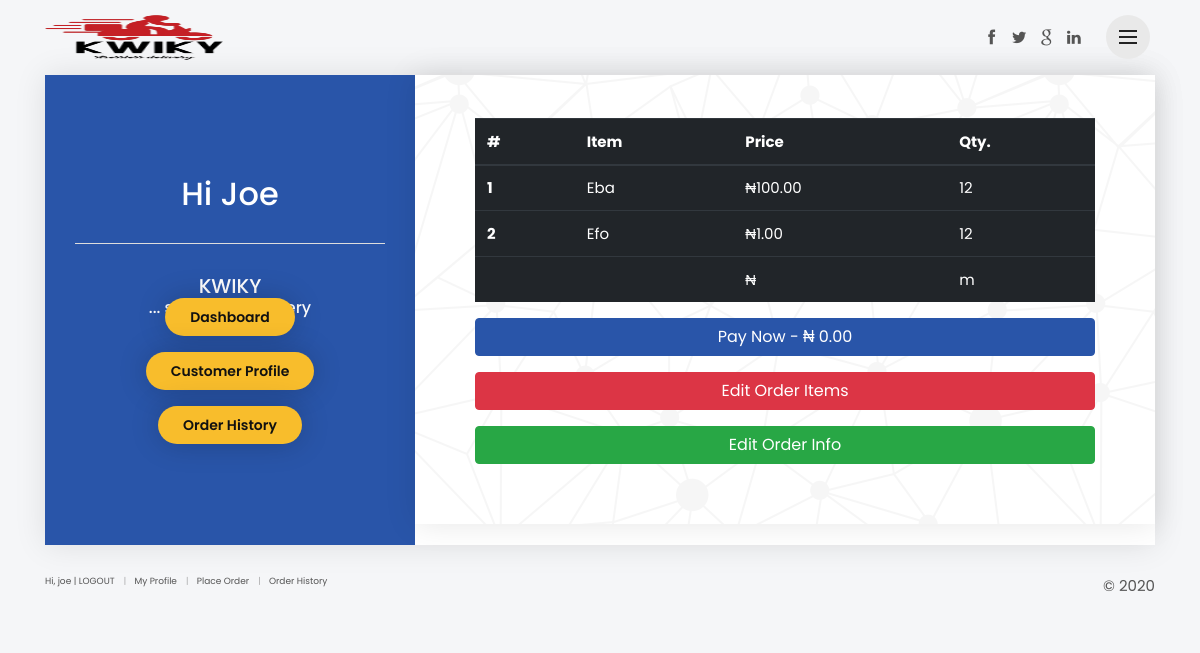
The page /customer/payment/103 (signed in) on the database its author committed.
### app/models.py (models this page shows, shortened)
class User(AbstractUser):
    is_bike = models.BooleanField('bikeman status', default=False)
    is_customer = models.BooleanField('Customer status', default=False)

class ProcessOrder(models.Model):
    user = models.ForeignKey(User, on_delete=models.CASCADE)
    order = models.ForeignKey(Order, related_name='order', on_delete=models.CASCADE)
    quantity = models.PositiveIntegerField("Qty.", default=1, help_text="Quantity of the food Item you want")
    subcategory = models.ForeignKey(SubCategory, on_delete=models.CASCADE, related_name='subcategory')
    created_at = models.DateTimeField(auto_now_add=True)
    updated_at = models.DateTimeField(auto_now=True)

class SubCategory(models.Model):
    category = models.ForeignKey(Category, related_name='subcategory', on_delete=models.CASCADE)
    name = models.CharField("Food Name", max_length=50, help_text="Name of The Food")
    price = models.DecimalField("Food Price", max_digits=5, decimal_places=2)
    quantity = models.PositiveIntegerField("Qty.", help_text="Quantity of the food Item you want")
    created_at = models.DateTimeField(auto_now_add=True)
    updated_at = models.DateTimeField(auto_now=True)
    class Meta:
        verbose_name = 'SubCategory'
        verbose_name_plural = 'SubCategories'

class Order(models.Model):
    user = models.ForeignKey(User, on_delete=models.CASCADE)
    bike = models.ForeignKey(User, related_name='bike', on_delete=models.CASCADE, blank=True, null=True)
    package = models.ForeignKey(PackageType, related_name='package', on_delete=models.CASCADE, blank=True, null=True)
    total_price = models.DecimalField(max_digits=10, decimal_places=2, default=0000.0)
    qty = models.PositiveIntegerField(default=1)
    shipping_address = models.CharField("Delivery Address", max_length=150)
    paid = models.BooleanField(default=False)
    ordernote = models.TextField("Order Notes", null=True)
    shipped = models.BooleanField(default=False)
    complete = models.BooleanField(default=False)
    received = models.BooleanField(default=False)
    refund_requested = models.BooleanField(default=False)
    refund_granted = models.BooleanField(default=False)
    ref_code = models.CharField(max_length=20, blank=True, null=True)
    created_at = models.DateTimeField(auto_now_add=True)
    updated_at = models.DateTimeField(auto_now=True)
    class Meta:
        ordering = ('-created_at',)

### app/views/customer.py (the view)
# urls.py: path('payment/<pk>', customer.PaymentProcess, name='payment'),
@customer_required
def PaymentProcess(request, pk):
    order = get_object_or_404(Order, id=pk, paid=False)
    print(order.total_price)
    templates_name = 'customer/payment.html'
    return render(request, templates_name, {'order': order})

### app/templates/customer/payment.html (shortened to what this page needs)
{% extends 'registrationbase.html' %}
{% load humanize %}
{% load static %}
{% load crispy_forms_tags %}
{% block content %}
{% include 'registrationheader.html' %}
	<div class="container">
    <div id="form_container">
        <div class="row no-gutters">
            <div class="col-lg-4">
                <div id="left_form">
                    <h2 class="mb-0">Hi {{request.user.username|title}}
                        <span class="mb-0">
                        <hr/>KWIKY <p>... stressless delivery</p></span></h2>
                    <div class="myspace">
                        <a href="{% url 'customer:dashboard' %}" class="mb-3 btn_1 rounded yellow purchase" target="_parent">Dashboard</a></br>
                        <a href="{% url 'customer:customer_profile' request.user.profilecustomer.id %}" class="mb-3 btn_1 rounded yellow purchase" target="_parent">Customer Profile</a></br>
                        <a href="{% url 'customer:order_history' request.user.id %}" class="btn_1 rounded yellow purchase mb-2" target="_parent">Order History</a></br>
                    </div>
			    </div>
            </div>
            <div class="col-lg-8">
                <div id="wizard_container">
                    <div id="top-wizard">
                        <div id="progressbar"></div>
                        <span id="location"></span>
                    </div>
 <form>
      <table class="table table-responsive-sm table-dark">
        <thead>
          <tr>
            <th scope="col">#</th>
            <th scope="col">Item</th>
            <th scope="col">Price</th>
            <th scope="col">Qty.</th>
          </tr>
        </thead>
        <tbody>
        {% for o in order.order.all  %}
            <tr>
                <th scope="row">{{ forloop.counter }}</th>
                <td>{{ o.subcategory.name }}</td>
                <td>₦{{ o.subcategory.price }} </td>
                <td>{{ o.quantity}}</td>
            </tr>
        {% endfor %}
        <tr>
            <td colspan="2">{{ order.package.name }}</td>
            <td>₦{{ order.package.price }}</td>
            <td>{{ order.package.duration|stringformat:'d'}} <span>m</span> </td>
        </tr>
        </tbody>
      </table>
        <button type="button" class="btn btn-primary btn-block" onclick="makePayment()">Pay Now - ₦ {{ order.total_price|intcomma }}</button>
        <a href="{% url 'customer:order_edit' order.id %}"><button type="button" class="btn mt-3 btn-danger btn-block">Edit Order Items</button></a>
        <a href="{% url 'customer:info_edit' order.id %}"><button type="button" class="btn mt-3 btn-success btn-block">Edit Order Info</button></a>
</form>
</div>
                </div>
            </div>
        </div>
    </div>
  {% endblock content %}

### templates/registrationbase.html (shortened to what this page needs)
{% load static %}
<!DOCTYPE html>
<html lang="en">
<head>
    <link href="{% static 'registration/css/bootstrap.min.css' %}" rel="stylesheet">
	<link href="{% static 'registration/css/menu.css' %}" rel="stylesheet">
    <link href="{% static 'registration/css/style.css' %}" rel="stylesheet">
	<link href="{% static 'registration/css/vendors.css' %}" rel="stylesheet">
    <link href="{% static 'registration/css/custom.css' %}" rel="stylesheet">
<link rel="stylesheet" href="https://cdn.jsdelivr.net/npm/bootstrap-select@1.13.14/dist/css/bootstrap-select.min.css">
</head>
<body>
{% block content %}
{% endblock content %}
<div class="container">
    <footer id="home" class="clearfix">
        <ul style="font-size: 9px; text-align: center;">
            {% if user.is_authenticated and request.user.is_customer %}
				<li>Hi, {{ request.user }} | <a class="animated_link"  href="{% url 'user_logout' %}">LOGOUT</a></li>
				<li><a href="{% url 'customer:customer_profile' request.user.profilecustomer.id %}" class="animated_link">My Profile</a></li>
				<li><a href="{% url 'customer:category' %}" class="animated_link">Place Order</a></li>
				<li><a href="{% url 'customer:order_history' request.user.id %}" class="animated_link">Order History</a></li>
			{% elif not user.is_authenticated and request.user.is_customer %}
				<li><a class="btn btn-white login"  href="{% url 'userlogin' %}">LOGIN</a></li>
				<li><a href="{% url 'customer:category' %}" class="animated_link">Place an Order</a></li>
			{% elif user.is_authenticated and request.user.is_bike %}
				<li>Hi, {{ request.user }} | <a class="animated_link"  href="{% url 'user_logout' %}">LOGOUT</a></li>
				<li><a href="{% url 'bike:bike_profile' request.user.profilebike.id %}" class="animated_link">My Profile</a></li>
				<li><a href="{% url 'bike:order_delivery' %}" class="animated_link">Orders</a></li>
			{% elif not user.is_authenticated and request.user.is_bike %}
				<li><a class="btn btn-white login"  href="{% url 'userlogin' %}">LOGIN</a></li>
			{% endif %}
        </ul>
		<p style="text-align: center;">©  {% now "Y" %}</p>
    </footer>
</div>
<div class="cd-overlay-nav">
</div>
<div class="cd-overlay-content">
</div>
</body>
</html>

### static/registration/css/menu.css (style rules this page uses)
*, *::after, *::before { -webkit-box-sizing: border-box; -moz-box-sizing: border-box; box-sizing: border-box; }
*::after, *::before { content: ''; }
.cd-overlay-nav, .cd-overlay-content { position: fixed; top: 18px; right: 5%; height: 4px; width: 4px; -webkit-transform: translateX(-20px) translateY(20px); -moz-transform: translateX(-20px) translateY(20px); -ms-transform: translateX(-20px) translateY(20px); -o-transform: translateX(-20px) translateY(20px); transform: translateX(-20px) translateY(20px); }
.cd-overlay-nav { z-index: 2; }
.cd-overlay-content { z-index: 4; }

### static/registration/css/style.css (style rules this page uses)
html * { -webkit-font-smoothing: antialiased; -moz-osx-font-smoothing: grayscale; }
body { background: #f5f6f8; font-size: 15px; font-size: 0.9375rem; line-height: 1.4; font-family: "Poppins", sans-serif; color: #555; }
h1, h2, h3, h4, h5, h6 { color: #222; }
p { margin-bottom: 25px; }
hr { margin: 30px 0 30px 0; border-color: #ddd; }
ul, ol { list-style: none; margin: 0 0 25px 0; padding: 0; }
a { color: #2955a9; text-decoration: none; -moz-transition: all 0.3s ease-in-out; -o-transition: all 0.3s ease-in-out; -webkit-transition: all 0.3s ease-in-out; -ms-transition: all 0.3s ease-in-out; transition: all 0.3s ease-in-out; outline: none; }
a.animated_link { position: relative; text-decoration: none; }
a.animated_link:before { content: ""; position: absolute; width: 100%; height: 1px; bottom: -5px; opacity: 1; left: 0; background-color: #2955a9; visibility: hidden; -webkit-transform: scaleX(0); transform: scaleX(0); -moz-transition: all 0.3s ease; -o-transition: all 0.3s ease; -webkit-transition: all 0.3s ease; -ms-transition: all 0.3s ease; transition: all 0.3s ease; }
a.btn_1, .btn_1 { border: none; color: #fff; background: #2955a9; outline: none; cursor: pointer; display: inline-block; text-decoration: none; padding: 12px 25px; color: #fff; font-weight: 600; text-align: center; line-height: 1; -moz-transition: all 0.3s ease-in-out; -o-transition: all 0.3s ease-in-out; -webkit-transition: all 0.3s ease-in-out; -ms-transition: all 0.3s ease-in-out; transition: all 0.3s ease-in-out; -webkit-border-radius: 3px; -moz-border-radius: 3px; -ms-border-radius: 3px; border-radius: 3px; font-size: 14px; font-size: 0.875rem; }
a.btn_1.rounded, .btn_1.rounded { -webkit-border-radius: 25px !important; -moz-border-radius: 25px !important; -ms-border-radius: 25px !important; border-radius: 25px !important; -webkit-box-shadow: 0px 0px 30px 0px rgba(0, 0, 0, 0.2); -moz-box-shadow: 0px 0px 30px 0px rgba(0, 0, 0, 0.2); box-shadow: 0px 0px 30px 0px rgba(0, 0, 0, 0.2); }
a.btn_1.yellow, .btn_1.yellow { background: #f8bd2c; color: #111; }
#form_container { background-color: #fff; width: 100%; min-height: 460px; -webkit-box-shadow: 0px 0px 30px 0px rgba(0, 0, 0, 0.1); -moz-box-shadow: 0px 0px 30px 0px rgba(0, 0, 0, 0.1); box-shadow: 0px 0px 30px 0px rgba(0, 0, 0, 0.1); }
#left_form { background-color: #2955a9; min-height: 460px; color: #fff; text-align: center; padding: 90px 30px 30px 30px; box-sizing: border-box; position: relative; height: 100%; }
#left_form h2 { font-weight: 500; color: #fff; margin: 10px 0 0 0; padding: 0; font-size: 32px; margin-bottom: 25px; }
#left_form h2 span { font-size: 20px; font-size: 1.25rem; display: block; }
#left_form p { font-size: 16px; margin-bottom: 30px; }
#wizard_container { padding: 60px; -webkit-box-shadow: 0px 0px 30px 0px rgba(0, 0, 0, 0.1); -moz-box-shadow: 0px 0px 30px 0px rgba(0, 0, 0, 0.1); box-shadow: 0px 0px 30px 0px rgba(0, 0, 0, 0.1); background: url(../img/pattern_1.png) repeat; position: relative; }
#top-wizard { margin: -60px -60px 0 -60px; width: 100%; }
.ui-widget-content { background-color: transparent; }
.ui-progressbar { height: 8px; width: 100%; }
#location { font-size: 12px; font-size: 0.75rem; padding: 15px; display: inline-block; }
#progressbar { overflow: hidden; }
footer { padding: 30px 0; }
footer p { margin: 0; padding: 0; float: right; }
footer ul { float: left; margin: 0; padding: 0; }
footer ul li { display: inline-block; margin-right: 15px; }
footer ul li:after { content: "|"; font-weight: 300; position: relative; left: 9px; color: #999; }
footer ul li:last-child { margin-right: 0; }
footer ul li:last-child:after { content: ""; }
footer ul li a { color: #555; }

### templates/registrationbase.html (style rules this page uses)
.btn-primary { color: #fff; background-color: #2955a9; border-color: #2955a9; }
.myspace { margin-top: -50px; }

### rows shown on the page
User: user.username "Joe", user "joe"
ProcessOrder: subcategory.name "Eba", subcategory.price "100.00", quantity "12"
ProcessOrder: subcategory.name "Efo", subcategory.price "1.00", quantity "12"
Order: total_price "0.00"
